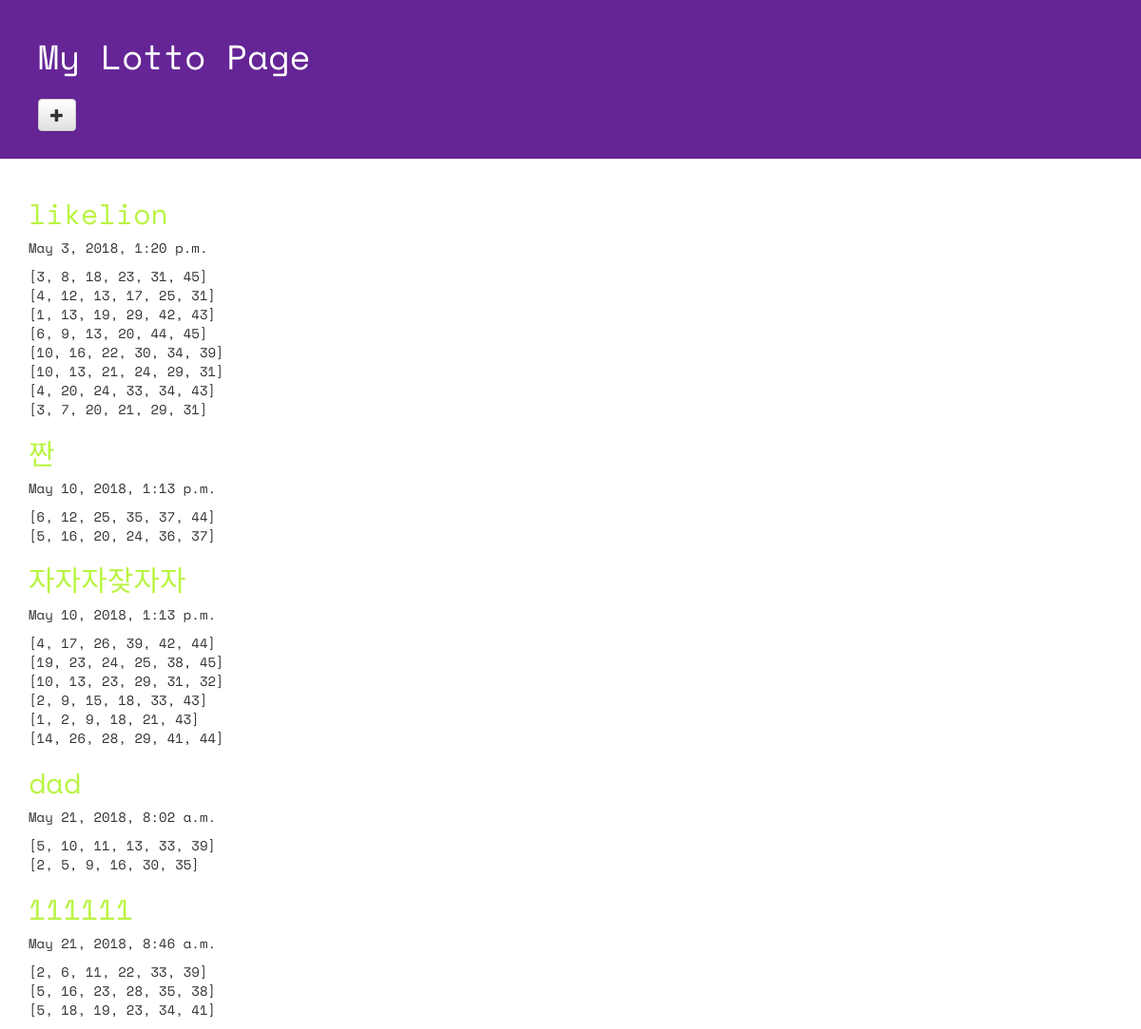
Page /lotto/ on the committed database.
### lotto/models.py (models this page shows, shortened)
class GuessNumber(models.Model):
    name = models.CharField(max_length=24)
    text = models.CharField(max_length=255)
    lottos = models.CharField(max_length=255,
                              default='[1,2,3,4,5,6]')
    num_lotto = models.CharField(max_length=1)
    update_date = models.DateTimeField()

### lotto/views.py (the view)
def index(request):
    lottos = GuessNumber.objects.all()
    return render(request, 'lotto/index.html', {'lottos':lottos})

### lotto/templates/lotto/index.html (shortened to what this page needs)
<!DOCTYPE html>
{% load staticfiles %}
<html lang="ko">
<head>
  <link rel="stylesheet" href="//maxcdn.bootstrapcdn.com/bootstrap/3.2.0/css/bootstrap.min.css">
  <link rel="stylesheet" href="//maxcdn.bootstrapcdn.com/bootstrap/3.2.0/css/bootstrap-theme.min.css">
  <link rel="stylesheet" href="{% static 'css/lotto.css' %}">
</head>
<body>
  <div class="page-header">
    <h1>My Lotto Page</h1>
    <h2>
      <a href="{% url 'lotto:new' %}">
        <span class="glyphicon glyphicon-plus btn btn-default"></span>
      </a>
    </h2>
  </div>
  <div class="container lotto">
    {% for lotto in lottos %}
    <a href="{% url 'lotto:detail' pk=lotto.pk %}"><h2>{{lotto.name}}</h2></a>
    <p>{{lotto.update_date}}</p>
    <p>{{lotto.lottos|linebreaks}}</p>
    {% endfor %}
  </div>
</body>
</html>

### lotto/static/css/lotto.css (style rules this page uses)
.page-header { background-color: #652596; margin-top: 0; padding: 20px 20px 20px 40px; font-family: 'Space Mono', monospace; }
.page-header h1 { color: #FFFFFF; }
.container { font-family: 'Space Mono', monospace; }
.container h2 { color: #b9f442; }

### rows in the picture
GuessNumber: name "likelion", update_date "May 3, 2018, 1:20 p.m.", lottos "[3, 8, 18, 23, 31, 45] [4, 12, 13, 17, 25, 31] [1, 13, 19, 29, 42, 43] [6, 9, 13, 20, 44, 45] [10, 16, 22, 30, 34, 39] [10, 13, 21, 24, 29, 31] [4, 20, 24, 33, 34, 43] [3, 7, 20, 21, 29, 31]"
GuessNumber: name "짠", update_date "May 10, 2018, 1:13 p.m.", lottos "[6, 12, 25, 35, 37, 44] [5, 16, 20, 24, 36, 37]"
GuessNumber: name "자자자잦자자", update_date "May 10, 2018, 1:13 p.m.", lottos "[4, 17, 26, 39, 42, 44] [19, 23, 24, 25, 38, 45] [10, 13, 23, 29, 31, 32] [2, 9, 15, 18, 33, 43] [1, 2, 9, 18, 21, 43] [14, 26, 28, 29, 41, 44]"
GuessNumber: name "dad", update_date "May 21, 2018, 8:02 a.m.", lottos "[5, 10, 11, 13, 33, 39] [2, 5, 9, 16, 30, 35]"
GuessNumber: name "111111", update_date "May 21, 2018, 8:46 a.m.", lottos "[2, 6, 11, 22, 33, 39] [5, 16, 23, 28, 35, 38] [5, 18, 19, 23, 34, 41]"
